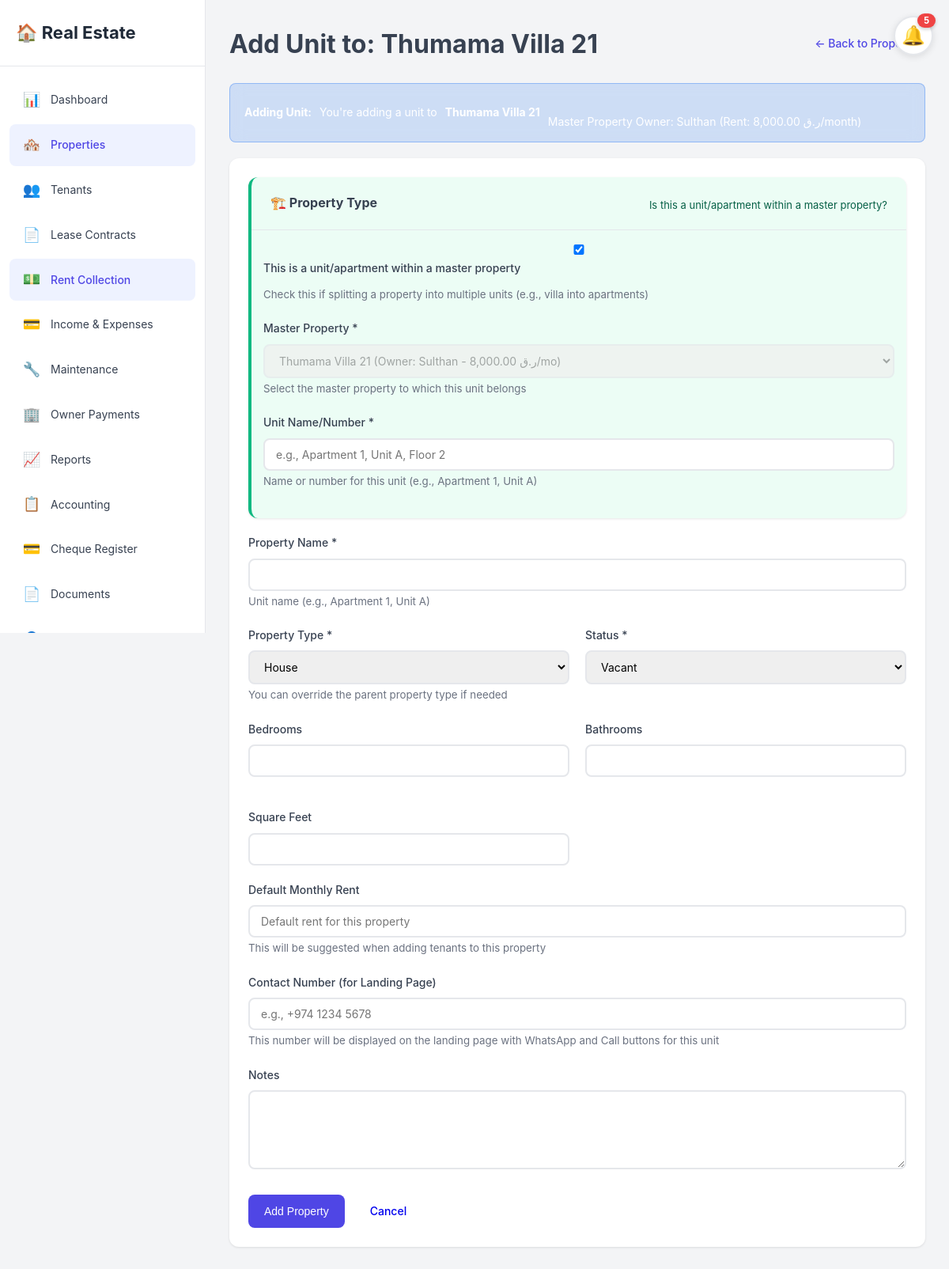
/properties/add.php?parent_id=1 (signed in), run on the app's committed database.
### tables this page shows
CREATE TABLE `properties` (
  `id` int(11) NOT NULL,
  `user_id` int(11) NOT NULL,
  `parent_property_id` int(11) DEFAULT NULL,
  `unit_name` varchar(100) DEFAULT NULL,
  `is_unit` tinyint(1) DEFAULT 0,
  `owner_name` varchar(255) DEFAULT NULL,
  `owner_contact` varchar(255) DEFAULT NULL,
  `owner_email` varchar(255) DEFAULT NULL,
  `owner_phone` varchar(20) DEFAULT NULL,
  `monthly_rent_to_owner` decimal(10,2) DEFAULT 0.00,
  `property_name` varchar(255) NOT NULL,
  `address` varchar(500) NOT NULL,
  `city` varchar(100) NOT NULL,
  `state` varchar(100) DEFAULT NULL,
  `zip_code` varchar(20) DEFAULT NULL,
  `country` varchar(100) DEFAULT 'Qatar',
  `property_type` enum('Apartment','House','Condo','Townhouse','Commercial','Other') NOT NULL,
  `bedrooms` int(11) DEFAULT NULL,
  `bathrooms` decimal(3,1) DEFAULT NULL,
  `square_feet` int(11) DEFAULT NULL,
  `purchase_price` decimal(12,2) DEFAULT NULL,
  `current_value` decimal(12,2) DEFAULT NULL,
  `purchase_date` date DEFAULT NULL,
  `default_rent` decimal(10,2) DEFAULT 0.00,
  `status` enum('Vacant','Occupied','Under Maintenance') DEFAULT 'Vacant',
  `notes` text DEFAULT NULL,
  `created_at` timestamp NOT NULL DEFAULT current_timestamp(),
  `updated_at` timestamp NOT NULL DEFAULT current_timestamp() ON UPDATE current_timestamp()
);

### config/config.php (called while the page is built, shortened)
<?php
function isLoggedIn() {
    return isset($_SESSION['user_id']) && !empty($_SESSION['user_id']);
}
function getCurrencySymbol($currency_code) {
    $currencies = [
        'USD' => '$',
        'QAR' => 'ر.ق',
        'SAR' => 'ر.س',
        'AED' => 'د.إ',
        'EUR' => '€',
        'GBP' => '£',
        'CAD' => 'C$',
        'AUD' => 'A$',
        'JPY' => '¥',
        'INR' => '₹',
        'PKR' => '₨',
        'EGP' => 'E£',
        'BHD' => '.د.ب',
        'KWD' => 'د.ك',
        'OMR' => 'ر.ع.',
    ];
    return isset($currencies[$currency_code]) ? $currencies[$currency_code] : '$';
}
function getUserCurrency() {
    if (isset($_SESSION['user_currency'])) {
        return $_SESSION['user_currency'];
    }
    return $currency;
}
function formatCurrency($amount, $currency_code = null) {
    if ($currency_code === null) {
        $currency_code = getUserCurrency();
    }
    $symbol = getCurrencySymbol($currency_code);
    $formatted = number_format($amount, 2);
    $rtl_currencies = ['QAR', 'SAR', 'AED', 'BHD', 'KWD', 'OMR'];
    if (in_array($currency_code, $rtl_currencies)) {
        return $formatted . ' ' . $symbol;
    } else {
        return $symbol . $formatted;
    }
}
?>

### properties/add.php (the view, shortened to what this page needs)
<?php
require_once '../config/config.php';
include '../includes/header.php';
$parent_id = isset($_GET['parent_id']) ? intval($_GET['parent_id']) : null;
$parent_property = null;
if ($parent_id) {
    $parent_result = $conn->query("SELECT * FROM properties WHERE id = $parent_id AND user_id = $user_id");
    if ($parent_result && $parent_result->num_rows > 0) {
        $parent_property = $parent_result->fetch_assoc();
    }
}
$is_unit = $parent_property ? true : false;
?>
<div class="page-actions">
    <h1><?php echo $parent_property ? 'Add Unit to: ' . htmlspecialchars($parent_property['property_name']) : 'Add New Property'; ?></h1>
    <a href="index.php" class="btn-link">← Back to Properties</a>
</div>
<?php if ($parent_property): ?>
    <div class="alert alert-info">
        <strong>Adding Unit:</strong> You're adding a unit to <strong><?php echo htmlspecialchars($parent_property['property_name']); ?></strong>
        <?php if (!empty($parent_property['owner_name'])): ?>
            <br>Master Property Owner: <?php echo htmlspecialchars($parent_property['owner_name']); ?>
            (Rent: <?php echo formatCurrency($parent_property['monthly_rent_to_owner']); ?>/month)
        <?php endif; ?>
    </div>
<?php endif; ?>
<div class="content-card">
    <div class="card-body">
        <form method="POST" action="">
            <?php
            $check_unit = $conn->query("SHOW COLUMNS FROM properties LIKE 'parent_property_id'");
            $has_unit_fields = $check_unit->num_rows > 0;
            if ($has_unit_fields):
                $master_properties = $conn->query("SELECT id, property_name, owner_name, monthly_rent_to_owner, property_type
                    FROM properties
                    WHERE user_id = $user_id
                    AND (parent_property_id IS NULL OR parent_property_id = 0)
                    ORDER BY property_name");
            ?>
            <div class="content-card" style="margin-bottom: 20px; background: #ecfdf5; border-left: 4px solid #10b981;">
                <div class="card-header">
                    <h3 style="margin: 0; font-size: 16px;">🏗️ Property Type</h3>
                    <p style="margin: 5px 0 0 0; font-size: 13px; color: #065f46;">Is this a unit/apartment within a master property?</p>
                </div>
                <div class="card-body" style="padding: 15px;">
            <div class="form-group">
                <label for="is_unit">
                    <input type="checkbox" id="is_unit" name="is_unit" value="1" onchange="toggleUnitFields()" <?php echo $parent_property ? 'checked' : ''; ?>>
                    This is a unit/apartment within a master property
                </label>
                <small class="text-muted">Check this if splitting a property into multiple units (e.g., villa into apartments)</small>
            </div>
                    <div id="unit_fields" style="display: <?php echo $parent_property ? 'block' : 'none'; ?>; margin-top: 15px;">
                        <div class="form-group">
                            <label for="parent_property_id">Master Property *</label>
                            <select id="parent_property_id" name="parent_property_id" <?php echo $parent_property ? 'disabled' : ''; ?>>
                                <?php while ($master = $master_properties->fetch_assoc()): ?>
                                    <option value="<?php echo $master['id']; ?>"
                                            data-property-type="<?php echo htmlspecialchars($master['property_type'] ?? ''); ?>"
                                            <?php echo ($parent_property && $master['id'] == $parent_property['id']) ? 'selected' : ''; ?>>
                                        <?php echo htmlspecialchars($master['property_name']); ?>
                                        <?php if (!empty($master['owner_name']) && !empty($master['monthly_rent_to_owner'])): ?>
                                            (Owner: <?php echo htmlspecialchars($master['owner_name']); ?> - <?php echo formatCurrency($master['monthly_rent_to_owner']); ?>/mo)
                                        <?php endif; ?>
                                    </option>
                                <?php endwhile; ?>
                            </select>
                            <small class="text-muted">Select the master property to which this unit belongs</small>
                        </div>
                        <div class="form-group">
                            <label for="unit_name">Unit Name/Number *</label>
                            <input type="text" id="unit_name" name="unit_name" placeholder="e.g., Apartment 1, Unit A, Floor 2">
                            <small class="text-muted">Name or number for this unit (e.g., Apartment 1, Unit A)</small>
                        </div>
                    </div>
                </div>
            </div>
            <?php endif; ?>
            <div class="form-group">
                <label for="property_name">Property Name *</label>
                <input type="text" id="property_name" name="property_name" required>
                <small class="text-muted" id="property_name_help">Full property name</small>
            </div>
            <div id="property_type_status_section">
                <div class="form-row">
                    <div class="form-group">
                        <label for="property_type">Property Type *</label>
                        <select id="property_type" name="property_type" required onchange="toggleCustomPropertyType()">
                            <option value="House" <?php echo (isset($parent_property) && $parent_property && $parent_property['property_type'] == 'House') ? 'selected' : ''; ?>>House</option>
                        </select>
                        <small class="text-muted"><?php echo $parent_property ? 'You can override the parent property type if needed' : 'Select the type of property or enter a custom type'; ?></small>
                    </div>
                    <div class="form-group">
                        <label for="status">Status *</label>
                        <select id="status" name="status" required>
                            <option value="Vacant">Vacant</option>
                        </select>
                    </div>
                </div>
            </div>
            <div class="form-row">
                <div class="form-group">
                    <label for="bedrooms">Bedrooms</label>
                    <input type="number" id="bedrooms" name="bedrooms" min="0">
                </div>
                <div class="form-group">
                    <label for="bathrooms">Bathrooms</label>
                    <input type="number" id="bathrooms" name="bathrooms" min="0" step="0.5">
                </div>
                <div class="form-group">
                    <label for="square_feet">Square Feet</label>
                    <input type="number" id="square_feet" name="square_feet" min="0">
                </div>
            </div>
            <?php
            $check_column = $conn->query("SHOW COLUMNS FROM properties LIKE 'default_rent'");
            $has_default_rent = $check_column->num_rows > 0;
            if ($has_default_rent):
            ?>
            <div class="form-group">
                <label for="default_rent">Default Monthly Rent</label>
                <input type="number" id="default_rent" name="default_rent" min="0" step="0.01" placeholder="Default rent for this property">
                <small class="text-muted">This will be suggested when adding tenants to this property</small>
            </div>
            <?php endif; ?>
            <?php
            $check_contact_field = $conn->query("SHOW COLUMNS FROM properties LIKE 'contact_number'");
            $has_contact_field = $check_contact_field->num_rows > 0;
            $show_contact_field = $has_contact_field || $is_unit || $parent_property;
            if ($show_contact_field):
            ?>
            <div class="form-group">
                <label for="contact_number">Contact Number (for Landing Page)</label>
                <input type="text" id="contact_number" name="contact_number" placeholder="e.g., +974 1234 5678" value="<?php echo isset($parent_property['contact_number']) ? htmlspecialchars($parent_property['contact_number']) : ''; ?>">
                <small class="text-muted">This number will be displayed on the landing page with WhatsApp and Call buttons for this unit</small>
            </div>
            <?php endif; ?>
            <div class="form-group">
                <label for="notes">Notes</label>
                <textarea id="notes" name="notes" rows="4"></textarea>
            </div>
            <div class="form-actions">
                <button type="submit" class="btn btn-primary">Add Property</button>
                <a href="index.php" class="btn">Cancel</a>
            </div>
        </form>
    </div>
</div>
<?php
include '../includes/footer.php';
?>

### assets/css/style.css (style rules this page uses)
* { margin: 0; padding: 0; box-sizing: border-box; }
:root { --primary-color: #4f46e5; --primary-hover: #4338ca; --secondary-color: #6366f1; --success-color: #10b981; --danger-color: #ef4444; --warning-color: #f59e0b; --info-color: #3b82f6; --dark-color: #1f2937; --light-color: #f9fafb; --border-color: #e5e7eb; --text-color: #374151; --text-muted: #6b7280; --sidebar-width: 260px; --header-height: 70px; }
body { font-family: -apple-system, BlinkMacSystemFont, 'Segoe UI', Roboto, 'Helvetica Neue', Arial, sans-serif; background-color: #f3f4f6; color: var(--text-color); line-height: 1.6; }
.alert { padding: 12px 16px; border-radius: 10px; margin-bottom: 20px; display: flex; align-items: center; gap: 10px; font-size: 14px; animation: fadeInUp 0.5s ease-out; }
.dashboard-card, .content-card { background: white; border-radius: 12px; box-shadow: 0 1px 3px rgba(0, 0, 0, 0.1); overflow: hidden; }
.card-header { padding: 20px 24px; border-bottom: 1px solid var(--border-color); display: flex; justify-content: space-between; align-items: center; }
.card-body { padding: 24px; }
.btn { display: inline-block; padding: 10px 20px; border: none; border-radius: 8px; font-size: 14px; font-weight: 500; cursor: pointer; text-decoration: none; transition: all 0.2s; text-align: center; }
.btn-primary { background-color: var(--primary-color); color: white; }
.btn-link { color: var(--primary-color); text-decoration: none; font-size: 14px; font-weight: 500; }
.form-group { margin-bottom: 20px; }
.form-group label { display: block; margin-bottom: 8px; font-weight: 500; color: var(--text-color); font-size: 14px; }
.form-group input, .form-group select, .form-group textarea { width: 100%; padding: 10px 14px; border: 2px solid var(--border-color); border-radius: 8px; font-size: 14px; font-family: inherit; transition: all 0.2s; }
.form-group textarea { resize: vertical; min-height: 100px; }
.form-row { display: grid; grid-template-columns: 1fr 1fr; gap: 20px; }
.form-actions { display: flex; gap: 12px; margin-top: 24px; }
.alert { padding: 14px 18px; border-radius: 8px; margin-bottom: 20px; font-size: 14px; animation: slideInDown 0.4s ease-out; backdrop-filter: blur(10px); }
.alert-info { background: rgba(59, 130, 246, 0.2); color: #ffffff; border: 1px solid rgba(59, 130, 246, 0.4); backdrop-filter: blur(10px); margin-bottom: 20px; }
.text-muted { color: var(--text-muted); }
.page-actions { display: flex; justify-content: space-between; align-items: center; margin-bottom: 24px; }

### data on the page
properties: property_name "Thumama Villa 21", owner_name "Sulthan", monthly_rent_to_owner "8,000.00 ر.ق", property_type "House"

### other printed values
$notification_count "5"
form field parent_property_id "Thumama Villa 21 (Owner: Sulthan - 8,000.00 ر.ق/mo)"
